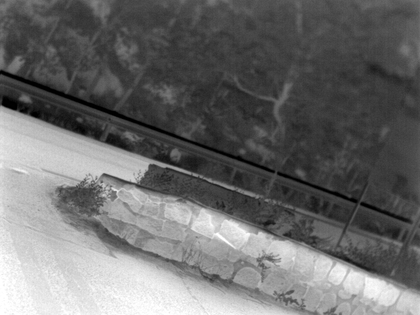
%> input picture clean_images/01clean.png, 420 x 315 px, shrunk from 640 x 480 before the run; its folder holds only this picture in this run
$ octave Demo_DWNNM_ADMM.m   (GNU Octave 9; MATLAB toolbox functions it lacks are replaced by stand-ins)
%> lines starting %> are read from the running program, lines starting %| are printed output that depends on the picture
### local_structure_weight.m
function [struct_weight] = local_structure_weight(img, filter_type, sigma)

[img_hei, img_wid] = size(img);
pat_wid=3;%%
G = fspecial('gaussian', [pat_wid pat_wid], sigma); % Gaussian kernel
u = imfilter(img, G, 'symmetric');
% u = img;
[Gx, Gy] = gradient(u);
J_rho = zeros(img_hei, img_wid, 2, 2);

if isequal(filter_type, 'Gaussian')
    K = fspecial('gaussian', [pat_wid pat_wid], 2); % Gaussian kernel
    J_rho(:,:,1,1) = imfilter(Gx.^2, K, 'symmetric');
    J_rho(:,:,1,2) =  imfilter(Gx.*Gy, K, 'symmetric');
    J_rho(:,:,2,1) = J_rho(:,:,1,2);
    J_rho(:,:,2,2) = imfilter(Gy.*Gy, K, 'symmetric');
elseif isequal(filter_type, 'Wiener')
    J_rho(:,:,1,1) = wiener2(Gx.^2, [pat_wid pat_wid]);
    J_rho(:,:,1,2) =  wiener2(Gx.*Gy, [pat_wid pat_wid]);
    J_rho(:,:,2,1) = J_rho(:,:,1,2);
    J_rho(:,:,2,2) = wiener2(Gy.*Gy, [pat_wid pat_wid]);
end

sqrt_delta = sqrt((J_rho(:,:,1,1) - J_rho(:,:,2,2)).^2 + 4*J_rho(:,:,1,2).^2);
lambda1 = 0.5*(J_rho(:,:,1,1) + J_rho(:,:,2,2) + sqrt_delta);
lambda2 = 0.5*(J_rho(:,:,1,1) + J_rho(:,:,2,2) - sqrt_delta);
struct_weight = exp(mat2gray(lambda1 - lambda2));

### csnr.m
function s=csnr(A,B,row,col)

[n,m,ch]=size(A);

if ch==1
   e=A-B;
   e=e(row+1:n-row,col+1:m-col);
   me=mean(mean(e.^2));
   s=10*log10(255^2/me);
else
   e=A-B;
   e=e(row+1:n-row,col+1:m-col,:);
   e1=e(:,:,1);e2=e(:,:,2);e3=e(:,:,3);
   me1=mean(mean(e1.^2));
   me2=mean(mean(e2.^2));
   me3=mean(mean(e3.^2));
   mse=(me1+me2+me3)/3;
   s  = 10*log10(255^2/mse);
%    s(1)=10*log10(255^2/me1);
%    s(2)=10*log10(255^2/me2);
%    s(3)=10*log10(255^2/me3);
end


return;

### cal_ssim.m
function ssim  =  cal_ssim( im1, im2, b_row, b_col )

[h w ch]  =  size( im1 );
ssim  = 0;
if ch==1
    ssim   = ssim_index( im1(b_row+1:h-b_row, b_col+1:w-b_col), im2( b_row+1:h-b_row, b_col+1:w-b_col) );
else
    for i = 1:ch
        ssim   = ssim + ssim_index( im1(b_row+1:h-b_row, b_col+1:w-b_col, i), im2( b_row+1:h-b_row, b_col+1:w-b_col, i) );
    end
    ssim   =  ssim/3;
end
return;


function [mssim, ssim_map] = ssim_index(img1, img2, K, window, L)

%========================================================================
%SSIM Index, Version 1.0
%Copyright(c) 2003 Zhou Wang
%All Rights Reserved.
%
%The author was with Howard Hughes Medical Institute, and Laboratory
%for Computational Vision at Center for Neural Science and Courant
%Institute of Mathematical Sciences, New York University, USA. He is
%currently with Department of Electrical and Computer Engineering,
%University of Waterloo, Canada.
%
%----------------------------------------------------------------------
%Permission to use, copy, or modify this software and its documentation
%for educational and research purposes only and without fee is hereby
%granted, provided that this copyright notice and the original authors'
%names appear on all copies and supporting documentation. This program
%shall not be used, rewritten, or adapted as the basis of a commercial
%software or hardware product without first obtaining permission of the
%authors. The authors make no representations about the suitability of
%this software for any purpose. It is provided "as is" without express
%or implied warranty.
%----------------------------------------------------------------------
%
%This is an implementation of the algorithm for calculating the
%Structural SIMilarity (SSIM) index between two images. Please refer
%to the following paper:
%
%Z. Wang, A. C. Bovik, H. R. Sheikh, and E. P. Simoncelli, "Image
%quality assessment: From error measurement to structural similarity"
%IEEE Transactios on Image Processing, vol. 13, no. 4, Apr. 2004.
%
%Kindly report any suggestions or corrections to zhouwang@ieee.org
%
%----------------------------------------------------------------------
%
%Input : (1) img1: the first image being compared
%        (2) img2: the second image being compared
%        (3) K: constants in the SSIM index formula (see the above
%            reference). defualt value: K = [0.01 0.03]
%        (4) window: local window for statistics (see the above
%            reference). default widnow is Gaussian given by
%            window = fspecial('gaussian', 11, 1.5);
%        (5) L: dynamic range of the images. default: L = 255
%
%Output: (1) mssim: the mean SSIM index value between 2 images.
%            If one of the images being compared is regarded as
%            perfect quality, then mssim can be considered as the
%            quality measure of the other image.
%            If img1 = img2, then mssim = 1.
%        (2) ssim_map: the SSIM index map of the test image. The map
%            has a smaller size than the input images. The actual size:
%            size(img1) - size(window) + 1.
%
%Default Usage:
%   Given 2 test images img1 and img2, whose dynamic range is 0-255
%
%   [mssim ssim_map] = ssim_index(img1, img2);
%
%Advanced Usage:
%   User defined parameters. For example
%
%   K = [0.05 0.05];
%   window = ones(8);
%   L = 100;
%   [mssim ssim_map] = ssim_index(img1, img2, K, window, L);
%
%See the results:
%
%   mssim                        %Gives the mssim value
%   imshow(max(0, ssim_map).^4)  %Shows the SSIM index map
%
%========================================================================


if (nargin < 2 | nargin > 5)
   mssim = -Inf;
   ssim_map = -Inf;
   return;
end

if (size(img1) ~= size(img2))
   mssim = -Inf;
   ssim_map = -Inf;
   return;
end

[M N] = size(img1);

if (nargin == 2)
   if ((M < 11) | (N < 11))
	   mssim = -Inf;
	   ssim_map = -Inf;
      return
   end
   window = fspecial('gaussian', 11, 1.5);	%
   K(1) = 0.01;								      % default settings
   K(2) = 0.03;								      %
   L = 255;                                  %
end

if (nargin == 3)
   if ((M < 11) | (N < 11))
	   mssim = -Inf;
	   ssim_map = -Inf;
      return
   end
   window = fspecial('gaussian', 11, 1.5);
   L = 255;
   if (length(K) == 2)
      if (K(1) < 0 | K(2) < 0)
		   mssim = -Inf;
   		ssim_map = -Inf;
	   	return;
      end
   else
	   mssim = -Inf;
   	ssim_map = -Inf;
	   return;
   end
end

if (nargin == 4)
   [H W] = size(window);
   if ((H*W) < 4 | (H > M) | (W > N))
	   mssim = -Inf;
	   ssim_map = -Inf;
      return
   end
   L = 255;
   if (length(K) == 2)
      if (K(1) < 0 | K(2) < 0)
		   mssim = -Inf;
   		ssim_map = -Inf;
	   	return;
      end
   else
	   mssim = -Inf;
   	ssim_map = -Inf;
	   return;
   end
end

if (nargin == 5)
   [H W] = size(window);
   if ((H*W) < 4 | (H > M) | (W > N))
	   mssim = -Inf;
	   ssim_map = -Inf;
      return
   end
   if (length(K) == 2)
      if (K(1) < 0 | K(2) < 0)
		   mssim = -Inf;
   		ssim_map = -Inf;
	   	return;
      end
   else
	   mssim = -Inf;
   	ssim_map = -Inf;
	   return;
   end
end

C1 = (K(1)*L)^2;
C2 = (K(2)*L)^2;
window = window/sum(sum(window));
img1 = double(img1);
img2 = double(img2);

mu1   = filter2(window, img1, 'valid');
mu2   = filter2(window, img2, 'valid');
mu1_sq = mu1.*mu1;
mu2_sq = mu2.*mu2;
mu1_mu2 = mu1.*mu2;
sigma1_sq = filter2(window, img1.*img1, 'valid') - mu1_sq;
sigma2_sq = filter2(window, img2.*img2, 'valid') - mu2_sq;
sigma12 = filter2(window, img1.*img2, 'valid') - mu1_mu2;

if (C1 > 0 & C2 > 0)
   ssim_map = ((2*mu1_mu2 + C1).*(2*sigma12 + C2))./((mu1_sq + mu2_sq + C1).*(sigma1_sq + sigma2_sq + C2));
else
   numerator1 = 2*mu1_mu2 + C1;
   numerator2 = 2*sigma12 + C2;
	denominator1 = mu1_sq + mu2_sq + C1;
   denominator2 = sigma1_sq + sigma2_sq + C2;
   ssim_map = ones(size(mu1));
   index = (denominator1.*denominator2 > 0);
   ssim_map(index) = (numerator1(index).*numerator2(index))./(denominator1(index).*denominator2(index));
   index = (denominator1 ~= 0) & (denominator2 == 0);
   ssim_map(index) = numerator1(index)./denominator1(index);
end

mssim = mean2(ssim_map);

return

### DWNNM_ADMM_Denoising.m
function [E_Img, Par]   =  MCWNNM_ADMM2_Denoising( N_Img, O_Img,W_Img, Par )
E_Img           = N_Img;   % Estimated Image
[h, w, ch]  = size(E_Img);
Par.h = h;
Par.w = w;
Par.ch = ch;
Par = SearchNeighborIndex( Par ); %寻找最近邻索引，包括所有关键块的自身索引，可搜索的所有图像块的数量，可搜索的所有图像块的索引序列
% noisy image to patch
NoiPat =	Image2Patch( N_Img, Par );  %划分图像块，每块包含三个通道
WeiPat=Image2Patch(W_Img,Par);  % add对于权重图像划分图像块，也对应其通道数
Par.TolN = size(NoiPat, 2);   %列数，即总的图像块数量
Sigma_arrCh = zeros(Par.ch*Par.ps2, Par.TolN);
for iter = 1 : Par.Iter
    Par.iter = iter;
    % iterative regularization
    E_Img =	E_Img + Par.delta * (N_Img - E_Img);% 这个地方真的搞不懂
    % image to patch
    CurPat =	Image2Patch( E_Img, Par );
    % estimate local noise variance
    for c = 1:Par.ch
        if (iter == 1) && (Par.Iter > 1)
            TempSigma_arrCh = sqrt(max(0, repmat(Par.nSig0(c)^2, 1, size(CurPat, 2)) - mean((NoiPat((c-1)*Par.ps2+1:c*Par.ps2, :) - CurPat((c-1)*Par.ps2+1:c*Par.ps2, :)).^2)));
%                         TempSigma_arrCh = sqrt(abs(repmat(Par.nSig0(c)^2, 1, size(CurPat, 2)) - mean((NoiPat((c-1)*Par.ps2+1:c*Par.ps2, :) - CurPat((c-1)*Par.ps2+1:c*Par.ps2, :)).^2)));
        else
            TempSigma_arrCh = Par.lambda*sqrt(max(0, repmat(Par.nSig0(c)^2, 1, size(CurPat, 2)) - mean((NoiPat((c-1)*Par.ps2+1:c*Par.ps2, :) - CurPat((c-1)*Par.ps2+1:c*Par.ps2, :)).^2)));
%                         TempSigma_arrCh = Par.lambda*sqrt(abs(repmat(Par.nSig0(c)^2, 1, size(CurPat, 2)) - mean((NoiPat((c-1)*Par.ps2+1:c*Par.ps2, :) - CurPat((c-1)*Par.ps2+1:c*Par.ps2, :)).^2)));
        end
        Sigma_arrCh((c-1)*Par.ps2+1:c*Par.ps2, :) = repmat(TempSigma_arrCh, [Par.ps2, 1]);
    end
    if (mod(iter-1, Par.Innerloop) == 0)
        Par.nlsp = Par.nlsp - 10;  % Lower Noise level, less NL patches
        NL_mat  =  Block_Matching(CurPat, Par);% Caculate Non-local similar patches for each
    end
    % Denoising by DWNNM
    [Y_hat, W_hat]  =  DWNNM_ADMM_Estimation( NL_mat, Sigma_arrCh, CurPat,WeiPat, Par );   % Estimate all the patches
    E_Img = PGs2Image(Y_hat, W_hat, Par);
    PSNR  = csnr( O_Img, E_Img, 0, 0 );
    SSIM      =  cal_ssim( O_Img, E_Img, 0, 0 );
    fprintf( 'Iter = %2.3f, PSNR = %2.2f, SSIM = %2.2f \n', iter, PSNR, SSIM );
    Par.PSNR(iter, Par.image)  =   PSNR;
    Par.SSIM(iter, Par.image)      =  SSIM;
end
return;

### SearchNeighborIndex.m
function  par  =  SearchNeighborIndex(par)
% This Function Precompute the all the patch indexes in the Searching window
% -NeighborIndex is the array of neighbor patch indexes for each keypatch
% -NumIndex is array of the effective neighbor patch numbers for each keypatch
% -SelfIndex is the index of keypatches in the total patch index array
par.maxr = par.h - par.ps + 1;
par.maxc = par.w - par.ps + 1;%%?????惧???????? step 涓? 1 ?ㄩ?ㄥ????
r          =  1:par.step:par.maxr;
par.r          =  [r r(end) + 1:par.maxr];
c          =  1:par.step:par.maxc;
par.c          =  [c c(end) + 1:par.maxc];%% ?诲??杩?绋?涓?浠????ㄥ?抽???惧????锛???涓??????????????????惧????
par.lenr = length(par.r);
par.lenc = length(par.c);
par.ps2 = par.ps^2;  %?惧????涓???绱?涓???
% Total number of patches in the test image
par.maxrc = par.maxr * par.maxc;%??????锛?涓?????瑕?涔?浠? 3
% Total number of seed patches being processed   ?抽???惧????涓???
par.lenrc = par.lenr * par.lenc;
% index of each patch in image
par.Index     =   (1:par.maxrc);
par.Index    =   reshape(par.Index, par.maxr, par.maxc);
par.NeighborIndex    =   int32(zeros(4 * par.win^2, par.lenrc));
par.NumIndex        =   int32(zeros(1, par.lenrc));
par.SelfIndex   =   int32(zeros(1, par.lenrc));

for  i  =  1 : par.lenr
    for  j  =  1 : par.lenc
        row = par.r(i);
        col = par.c(j);
        off = (col-1) * par.maxr + row;   %?抽?????ㄦ?????惧????涓???绱㈠?
        off1 = (j-1) * par.lenr + i;    %?抽????绱㈠?

        % the range indexes of the window for searching the similar patches
        % ?抽?????ㄦ?????惧????涓?????绱㈣????
        rmin    =   max( row - par.win, 1 );
        rmax    =   min( row + par.win, par.maxr );
        cmin    =   max( col - par.win, 1 );
        cmax    =   min( col + par.win, par.maxc );

        idx     =   par.Index(rmin:rmax, cmin:cmax);
        idx     =   idx(:);

        par.NumIndex(off1)  =  length(idx);
        par.NeighborIndex(1:par.NumIndex(off1), off1)  =  idx;
        par.SelfIndex(off1) = off;
    end
end

### Image2Patch.m
function       X = Image2Patch( im_out, par )
% record the non-local patch set and the index of each patch in
% of seed patches in image
im_out         =  single(im_out); %%??娴??规??
X          =  zeros(par.ps2, par.maxrc, 'double'); %%maxrc 涓烘?村??惧???????惧??????涓???
k    =  0;
for i = 1:par.ps
    for j = 1:par.ps
        k    =  k+1;
        blk  = im_out(i:end-par.ps+i,j:end-par.ps+j);
        X(k,:) = blk(:)';
    end
end

### Block_Matching.m
function       blk_arr = Block_Matching( X, par)
% record the indexs of patches similar to the seed patch
%need modify to spatio-temporal neighborhood
blk_arr   =  zeros(par.nlsp, par.lenrc, 'single');
for  i  =  1 : par.lenrc
    seed = X(:, par.SelfIndex(i));
    neighbor = X(:, par.NeighborIndex(1:par.NumIndex(i), i));
    dis = sum(bsxfun(@minus, neighbor, seed).^2, 1);
    [~,ind]   =  sort(dis);
    indc        =  par.NeighborIndex( ind( 1:par.nlsp ), i );
%     indc(indc == par.SelfIndex(i)) = indc(1); % added on 25/10/2019
%     indc(1) = par.SelfIndex(i); % to make sure the first one of indc equals to off
    blk_arr(:, i) = indc;
end

### DWNNM_ADMM_Estimation.m
function [ Y_hat, W_hat] = MCWNNM_ADMM2_Estimation( NL_mat, Sigma_arr, CurPat,WeiPat, Par )

Y_hat = zeros(size(CurPat));
W_hat    = zeros(size(CurPat));
for  i      =  1 : length(Par.SelfIndex) % For each keypatch group
    Y    =   CurPat(:, NL_mat(1:Par.nlsp,i)); % Non-local similar patches to the keypatch
    W    =   WeiPat(:, NL_mat(1:Par.nlsp,i));  %add 对于关键块的所有近邻块，按照索引取出对应的权重块
    mY  =   repmat(mean( Y, 2 ),1,Par.nlsp);
    Y    =   Y-mY;
    X 	=   DWNNM_ADMM( Y,W, Sigma_arr(:, Par.SelfIndex(i)), Par); % DWNNM Estimation    取一列噪声强度Sigma_arr(:, Par.SelfIndex(i))
    Y_hat(:,NL_mat(1:Par.nlsp,i))  = Y_hat(:,NL_mat(1:Par.nlsp,i))+X+mY;
    W_hat(:,NL_mat(1:Par.nlsp,i))     = W_hat(:,NL_mat(1:Par.nlsp,i))+ones(Par.ps2ch, Par.nlsp);
end
end

### Demo_DWNNM_ADMM.m

clear;
Original_image_dir  =    'clean_images/';
Denoising_image_dir='denoising_images/';
fpath = fullfile(Original_image_dir, '*clean.png');
im_dir  = dir(fpath);
im_num = length(im_dir);

nSig = [5 30 15];  %三个通道添加的噪声强度不同

Par.nSig      =   nSig;                                 %  噪声图像标准差
Par.win =   20;                                   % 非局部图像块搜索窗口尺寸
Par.Constant         =  2 * sqrt(2);                              % 权重矩阵的固定常数项
Par.Innerloop =   2;                                    % 内部循环次数，重新进行块匹配
Par.ps       =   6;                            % 图像块尺寸
Par.step        =   5;                         % 块匹配时的搜索步长
Par.Iter          =   6;                            %  总的迭代次数
Par.display = true;


% Par.method = 'WNNM_ADMM'
Par.method = ' DWNNM_ADMM'
Par.maxIter = 10;  %ADMM分解迭代次数

%Par.model = '2';      模式选择删除

Par.delta     =   0.1;                                  % Parameter between each iter
%未搞懂   迭代过程中削减噪声强度
Par.lambda = 0.75;         %for different noise levels, this parameter should be tuned to achieve  better performance
Par.mu = 1.001;       %更新参数 rho
Par.rho = 0.05;       %惩罚系数
% record all the results in each iteration
Par.PSNR = zeros(Par.Iter, im_num, 'single');
Par.SSIM = zeros(Par.Iter, im_num, 'single');
for i = 1:im_num
    Par.image = i;   %图像 index
    Par.nSig0 = nSig;   %噪声强度
    Par.nlsp        =   70;   % 初始化非局部图像块数量
    Par.I =  double( imread(fullfile(Original_image_dir, im_dir(i).name)) );    %读取图像
%> Par.I: size 315x420 double; min 0, max 255, mean 107.8; mean of the top-left, top-right, bottom-left and bottom-right quarters 76.1, 65.4, 179.3, 109.9
    S = regexp(im_dir(i).name, '\.', 'split');   %暂时无用
    [h, w, ch] = size(Par.I);     %图像尺寸和通道数
%> h = 315; w = 420; ch = 1
    Par.nim = zeros(size(Par.I));
%> Par.nim: size 315x420 double; every value is 0
    Par.weight=zeros(size(Par.I));   %add weight metrix
    for c = 1:ch
        randn('seed',0);
        Par.nim(:, :, c) = Par.I(:, :, c) + Par.nSig0(c) * randn(size(Par.I(:, :, c))); %每个通道添加不同的噪声强度
        Par.weight(:,:,c)=local_structure_weight(Par.nim(:, :, c),'Gaussian',Par.nSig0(c));
    end
%> this loop made 1 pass
%> (img_hei in local_structure_weight, img_wid in local_structure_weight, pat_wid in local_structure_weight, G in local_structure_weight, K in local_structure_weight) on pass 1: (315, 420, 3, [0.11 0.112 0.11; 0.112 0.114 0.112; 0.11 0.112 0.11], [0.102 0.115 0.102; 0.115 0.131 0.115; 0.102 0.115 0.102])
%> pass 1, in local_structure_weight, `[Gx, Gy] = gradient(u);`:
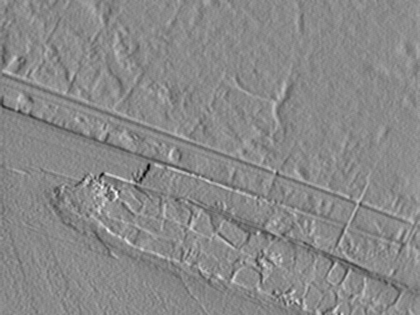
%> Gx: size 315x420 double; min -35.42, max 30.02, mean -0.2; drawn with min black and max white
%> pass 1, in local_structure_weight, `[Gx, Gy] = gradient(u);`:
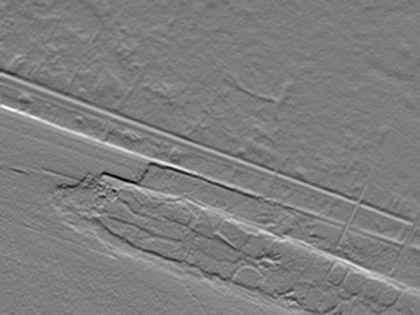
%> Gy: size 315x420 double; min -46.3, max 47.55, mean 0.4; drawn with min black and max white
%> pass 1, in local_structure_weight, `sqrt_delta = sqrt((J_rho(:,:,1,1) - J_rho(:,:,2,2)).^2 + 4*J_rho(:,:,1..`:
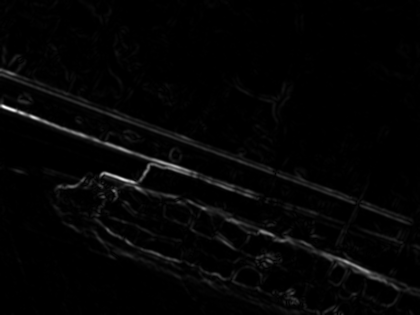
%> sqrt_delta: size 315x420 double; min 0.00159, max 1892, mean 38.4; drawn with min black and max white
%> after the loop, Par = {nSig [5 30 15], win 20, Constant 2.83, Innerloop 2, ps 6, step 5}
    fprintf('%s :\n',im_dir(i).name);
    PSNR =   csnr( Par.nim, Par.I, 0, 0 );
%> in csnr, `[n,m,ch]=size(A);`: n = 315; m = 420; ch = 1
%> in csnr, `e=A-B;`:
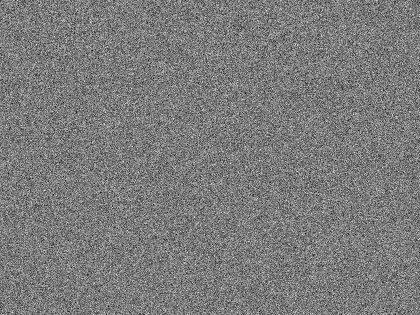
%> e: size 315x420 double; min -21.75, max 23.11, mean 0; drawn with min black and max white
%> in csnr, `me=mean(mean(e.^2));`: me = 24.97
%> in csnr, `s=10*log10(255^2/me);`: s = 34.16
%> PSNR = 34.16
    SSIM      =  cal_ssim( Par.nim, Par.I, 0, 0 );%分别计算噪声图像与 ground truth 的 PSNR 和 SSIM 值
%> in cal_ssim, `[h w ch]  =  size( im1 );`: h = 315; w = 420
%> in ssim_index, `[M N] = size(img1);`: M = 315; N = 420
%> in ssim_index, `mu1_sq = mu1.*mu1;`:
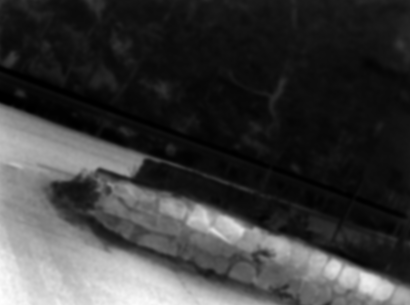
%> mu1_sq: size 305x410 double; min 0.00181, max 64978.2, mean 15209.2; drawn with min black and max white
%> in ssim_index, `ssim_map = ((2*mu1_mu2 + C1).*(2*sigma12 + C2))./((mu1_sq + mu2_sq + C..`:
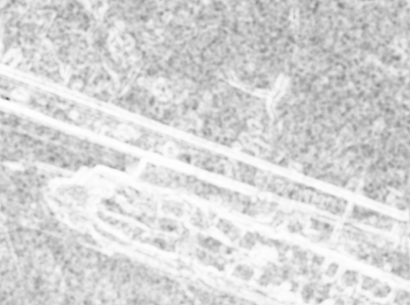
%> ssim_map: size 305x410 double; min 0.395, max 0.997, mean 0.845
%> in ssim_index, `mssim = mean2(ssim_map);`: mssim = 0.845
%> SSIM = 0.845
    fprintf('The initial value of PSNR = %2.4f, SSIM = %2.4f \n', PSNR,SSIM);
%| The initial value of PSNR = 34.1564, SSIM = 0.8447
    %
    time0 = clock;
    [im_out, Par] = DWNNM_ADMM_Denoising( Par.nim, Par.I,Par.weight, Par );%采用唯一的去噪模式
%> in SearchNeighborIndex, `par.maxr = par.h - par.ps + 1;`: par.maxr = 310
%> in SearchNeighborIndex, `par.maxc = par.w - par.ps + 1;`: par.maxc = 415
%> in SearchNeighborIndex, `r          =  1:par.step:par.maxr;`: r = 62 values from 1 to 306
%> in SearchNeighborIndex, `par.r          =  [r r(end) + 1:par.maxr];`: par.r = 66 values from 1 to 310
%> in SearchNeighborIndex, `c          =  1:par.step:par.maxc;`: c = 83 values from 1 to 411
%> in SearchNeighborIndex, `par.c          =  [c c(end) + 1:par.maxc];`: par.c = 87 values from 1 to 415
%> in SearchNeighborIndex, `par.lenr = length(par.r);`: par.lenr = 66
%> in SearchNeighborIndex, `par.lenc = length(par.c);`: par.lenc = 87
%> in SearchNeighborIndex, `par.ps2 = par.ps^2;`: par.ps2 = 36
%> in SearchNeighborIndex, `par.maxrc = par.maxr * par.maxc;`: par.maxrc = 128650
%> in SearchNeighborIndex, `par.lenrc = par.lenr * par.lenc;`: par.lenrc = 5742
%> in SearchNeighborIndex, `par.Index    =   reshape(par.Index, par.maxr, par.maxc);`:
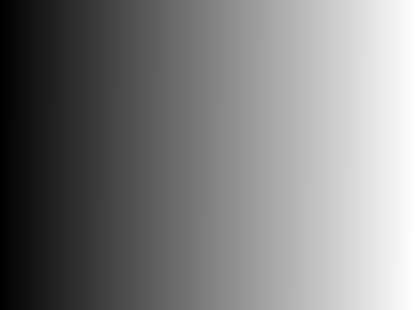
%> par.Index: size 310x415 double; min 1, max 128650, mean 64325.5; drawn with min black and max white
%> in SearchNeighborIndex, `par.NeighborIndex    =   int32(zeros(4 * par.win^2, par.lenrc));`: par.NeighborIndex: size 1600x5742 int32; every value is 0
%> the loop in SearchNeighborIndex, `for  i  =  1 : par.lenr` made 66 passes
%> after the loop in SearchNeighborIndex, `for  i  =  1 : par.lenr`: par has the same summary as Par outside SearchNeighborIndex
%> the loop in Image2Patch, `for i = 1:par.ps` made 6 passes
%> after the loop in Image2Patch, `for i = 1:par.ps`: k = 36
%> the loop in Image2Patch (call 2), `for i = 1:par.ps` made 6 passes
%> in MCWNNM_ADMM2_Denoising, `Par.TolN = size(NoiPat, 2);`: Par.TolN = 128650
%> the loop in MCWNNM_ADMM2_Denoising, `for iter = 1 : Par.Iter` made 1 pass
%> (Par.iter, Par.nlsp) on pass 1: (1, 60)
%> the run ends on the next line
